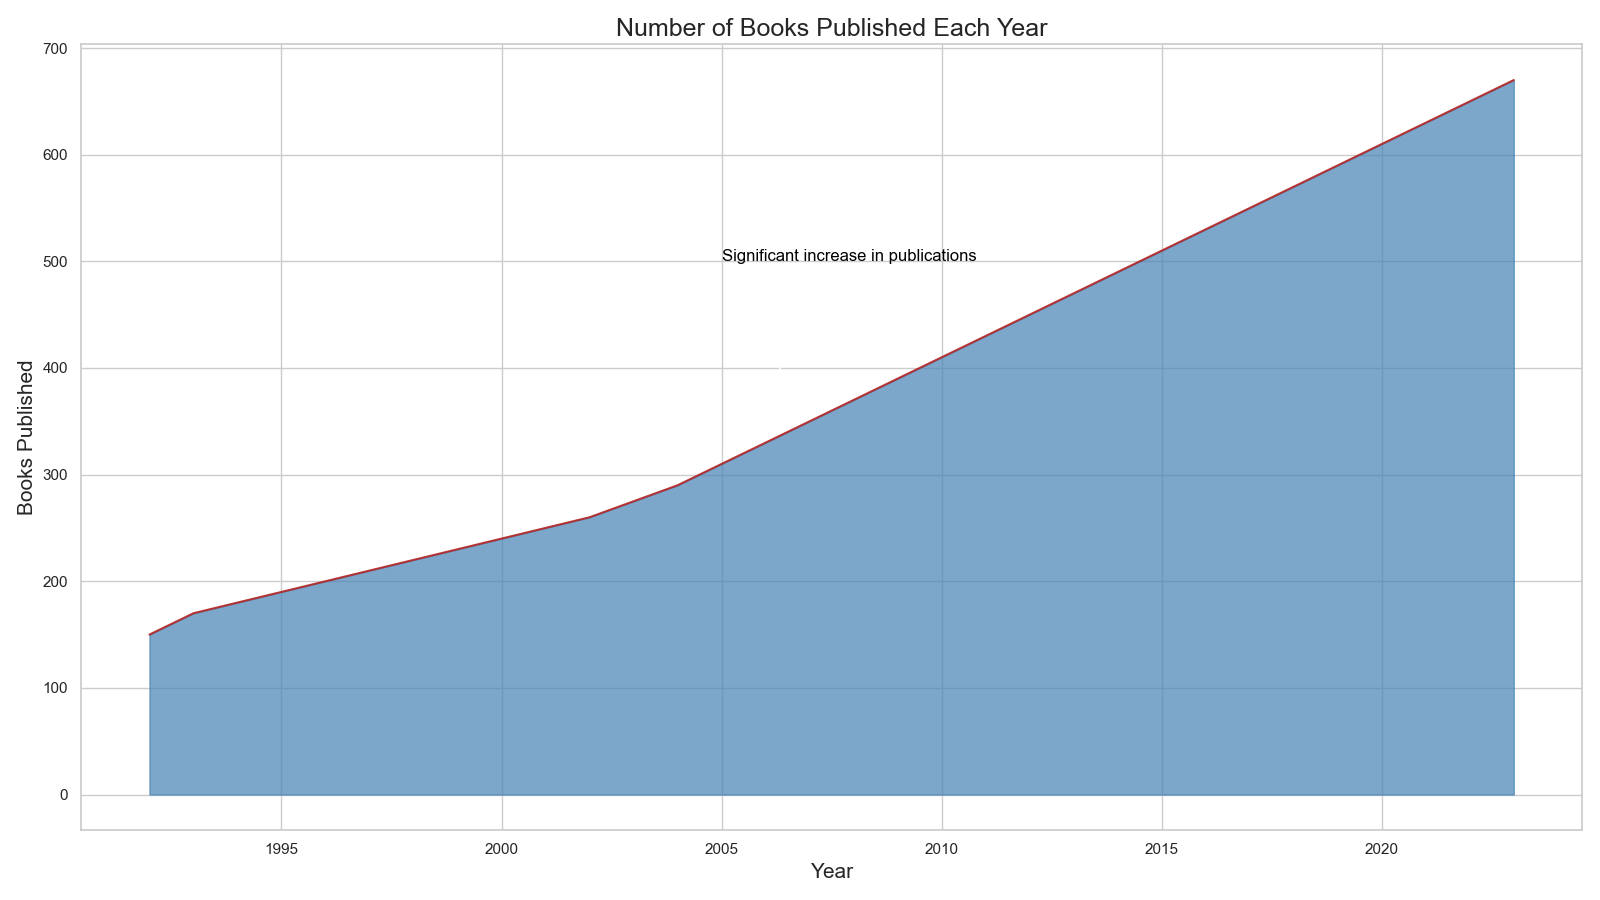

Recreate this plot in Python.

import matplotlib.pyplot as plt
import pandas as pd

data = {
    'Year': [1992, 1993, 1994, 1995, 1996, 1997, 1998, 1999, 2000, 2001, 2002, 2003, 
             2004, 2005, 2006, 2007, 2008, 2009, 2010, 2011, 2012, 2013, 2014, 2015, 
             2016, 2017, 2018, 2019, 2020, 2021, 2022, 2023],
    'Books_Published': [150, 170, 180, 190, 200, 210, 220, 230, 240, 250, 260, 275, 
                        290, 310, 330, 350, 370, 390, 410, 430, 450, 470, 490, 510, 
                        530, 550, 570, 590, 610, 630, 650, 670]
}

df = pd.DataFrame(data)

plt.figure(figsize=(16, 9))
plt.fill_between(df['Year'], df['Books_Published'], color='#4682B4', alpha=0.7)
plt.plot(df['Year'], df['Books_Published'], color='#B22222', alpha=0.9)

plt.title('Number of Books Published Each Year', fontsize=18)
plt.xlabel('Year', fontsize=15)
plt.ylabel('Books Published', fontsize=15)
plt.annotate('Significant increase in publications', xy=(2005, 310), xytext=(2005, 500),
             arrowprops=dict(facecolor='black', arrowstyle='->'),
             fontsize=12, color='black')

plt.grid(True)
plt.tight_layout()
plt.show()
